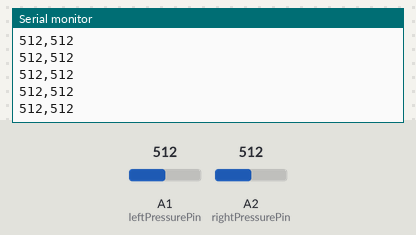
This sketch was run on a simulated Arduino Uno, built with avr-gcc and run on an emulated ATmega328P. Shown: the last lines printed to the serial monitor. Inputs (shaded band) come from the test bench; at power-on: A1 (leftPressurePin) = 512, A2 (rightPressurePin) = 512.

Above: at 1.2 s.
1.3 s: A1 (leftPressurePin) set to 991
At 2.1 s:
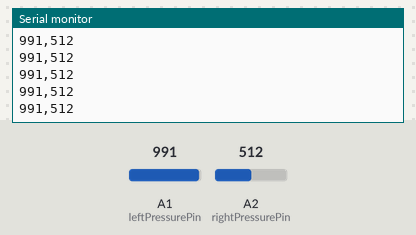
2.8 s: A1 (leftPressurePin) set to 1010
At 3.4 s:
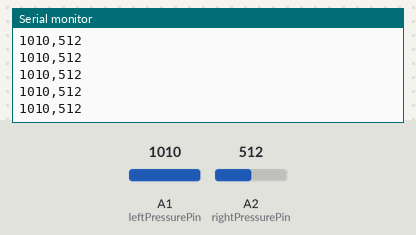
Timing chart, 0 to 5.8 s (numbered marks = the images above; inputs shaded):
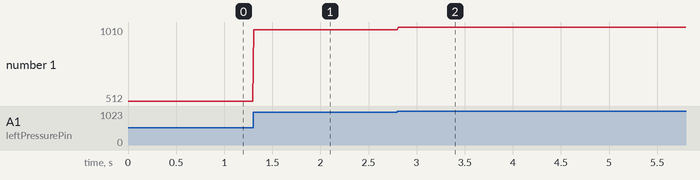

The sketch:

pressure_sensor_test.ino
```cpp
int leftPressurePin = A1;
int rightPressurePin = A2;

void setup() {
  Serial.begin(9600);
  pinMode(leftPressurePin, INPUT);
  pinMode(rightPressurePin, INPUT);
}

void loop() {
  Serial.print(analogRead(leftPressurePin));
  Serial.print(",");
  Serial.println(analogRead(rightPressurePin));
  delay(10);

}
```

Measured:
- after the input at 1.3 s, the serial monitor: prints a new line at once (image 1)
- after the input at 2.8 s, the serial monitor: prints a new line at once (image 2)
- plotted number 1: 512 → 991 after the input at 1.3 s, 991 → 1010 after the input at 2.8 s
